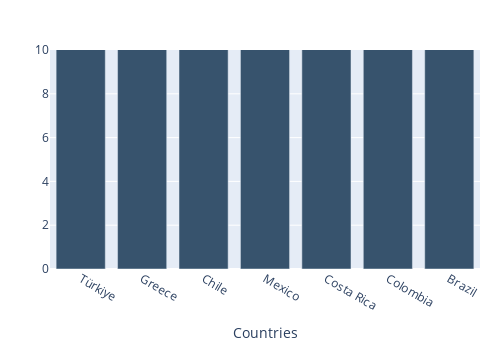

Write notebook code for a chart like this one.
### Code cell
subset_data = graph2[32:42]

trace1 = go.Bar(
    x=subset_data['Country'],
    y=subset_data['Value'],
    marker=dict(
        color='rgb(55, 83, 109)'  
    )
)

data = [trace1]
layout = go.Layout(
    xaxis=dict(title='Countries', tickangle=30),
    yaxis=dict(range=[0,10]),
    autosize=False,  
    width=500,  
    height=350, 
    margin=go.layout.Margin(
        l=50, 
        r=20, 
        b=50, 
        t=50  
    )
)

fig = go.Figure(data=data, layout=layout)

fig.show()

### Figure 1 — Plotly figure (JSON) as saved in the notebook; plotly's stock layout.template omitted (floating-point values rounded to 4 significant figures)
{"data": [{"marker": {"color": "rgb(55, 83, 109)"}, "type": "bar", "x": ["Türkiye", "Greece", "Chile", "Mexico", "Costa Rica", "Colombia", "Brazil"], "y": [462, 453, 438, 416, 415, 406, 400]}], "layout": {"autosize": false, "height": 350, "margin": {"b": 50, "l": 50, "r": 20, "t": 50}, "width": 500, "xaxis": {"tickangle": 30, "title": {"text": "Countries"}}, "yaxis": {"range": [0, 10]}}}
